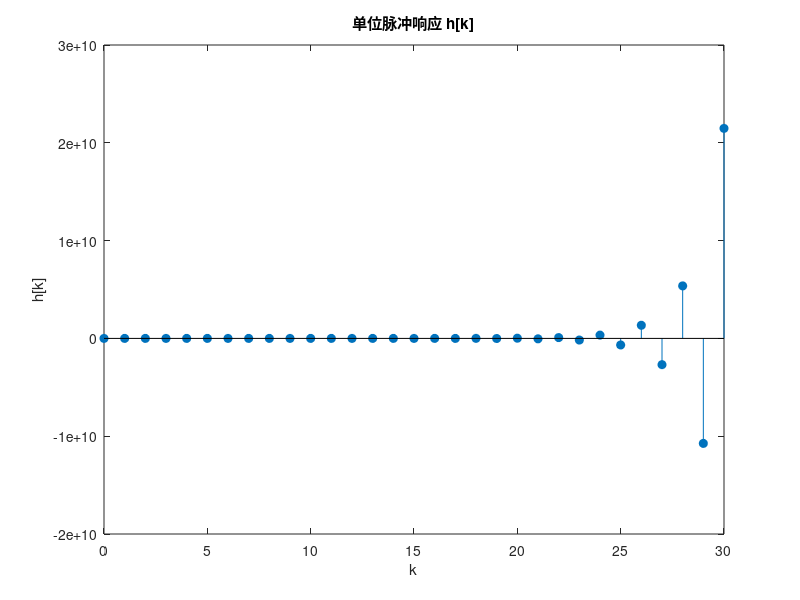

The MATLAB script that drew this image:
b = [10]; % f[k] 的系数
a = [1, 3, 2]; % y[k] 的系数

% 通过单位脉冲函数计算单位脉冲响应 h[k]
delta = [1, zeros(1, 30)]; % 生成单位脉冲信号
h = filter(b, a, delta); % 计算单位脉冲响应

stem(0:30, h, 'filled');
xlabel('k');
ylabel('h[k]');
title('单位脉冲响应 h[k]');

disp('单位脉冲响应 h[k]:');
disp(h);